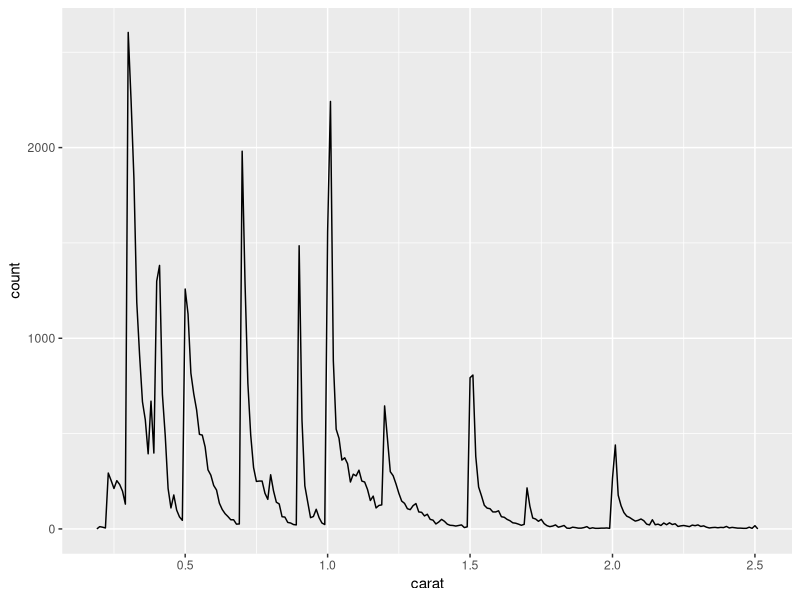
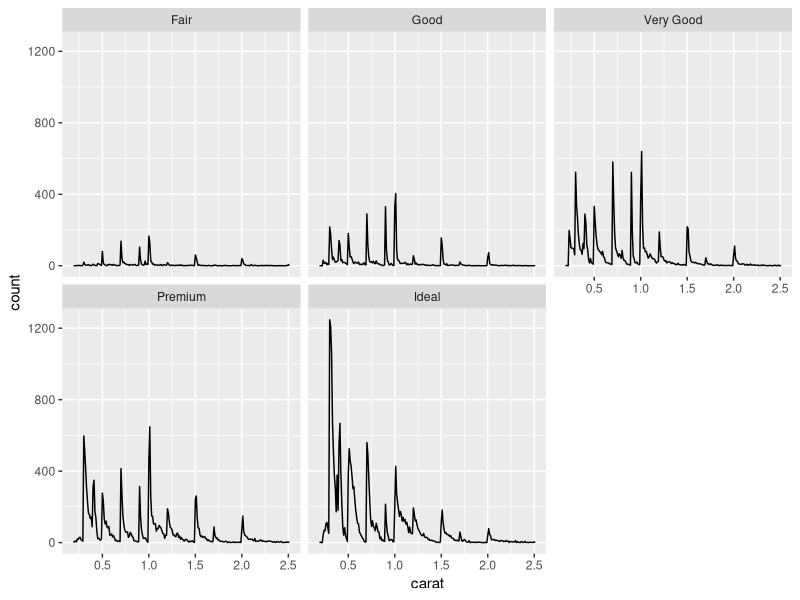
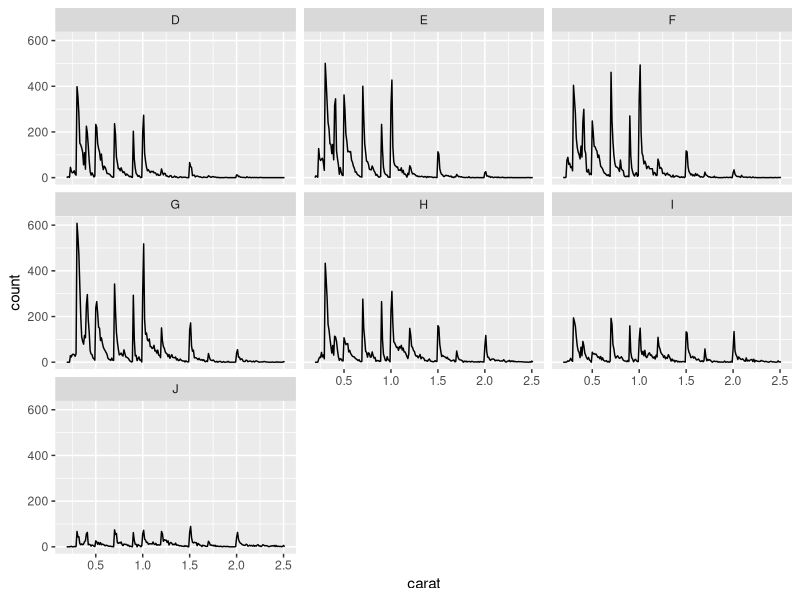
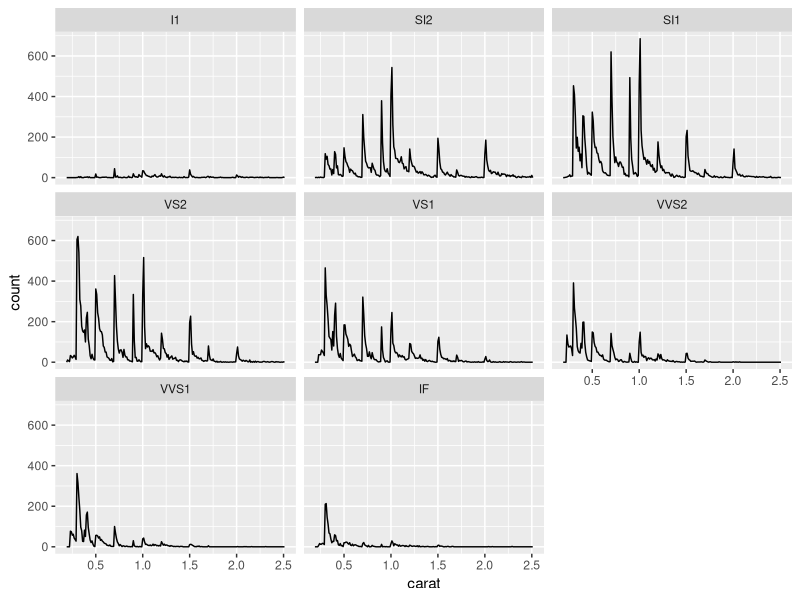

Reproduce these figures in R, in order.
## ---- chunk 1
library(ggplot2)
library(dplyr)

knitr::opts_chunk$set(
  echo = FALSE
)

smaller <- diamonds %>% 
  filter(carat <= 2.5)
## ---- chunk 2
smaller %>% 
  ggplot(aes(carat)) + 
  geom_freqpoly(binwidth = 0.01)
## ---- chunk 3
smaller %>% 
  ggplot(aes(carat)) + 
  geom_freqpoly(binwidth = 0.01) +
    facet_wrap(~ cut)

smaller %>% 
  ggplot(aes(carat)) + 
  geom_freqpoly(binwidth = 0.01) +
    facet_wrap(~ color)

smaller %>% 
  ggplot(aes(carat)) + 
  geom_freqpoly(binwidth = 0.01) +
    facet_wrap(~ clarity)
